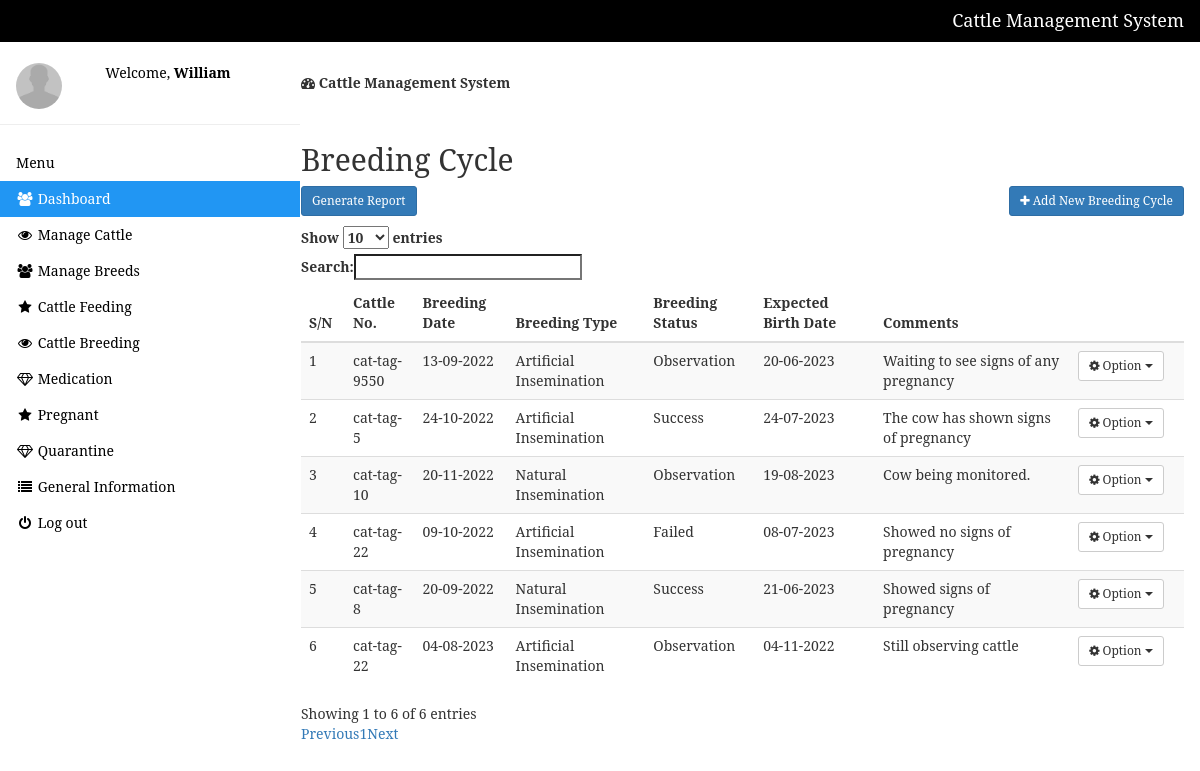
The app's page /breeding.php (signed in) with its own data.
### tables this page shows
CREATE TABLE `breeding` (
  `id` int NOT NULL,
  `cattleno` varchar(50) NOT NULL,
  `type` varchar(50) NOT NULL,
  `expected_date` varchar(10) NOT NULL,
  `breed_date` varchar(50) NOT NULL,
  `breed_status` varchar(50) NOT NULL,
  `comments` text NOT NULL
);

### breeding.php (the view, shortened to what this page needs)
<?php include 'setting/system.php'; ?>
<?php include 'theme/head.php'; ?>
<?php include 'theme/sidebar.php'; ?>
<div class="w3-main" style="margin-left:285px;margin-top:43px;">
  <header class="w3-container" style="padding-top:22px">
    <h5><b><i class="fa fa-dashboard"></i> Cattle Management System</b></h5>
  </header>
 <div class="w3-container" style="padding-top:22px">
 <div class="w3-row">
 	  <h2>Breeding Cycle</h2>
     <a id="pdf" href="breed-pdf.php" class="btn btn-sm btn-primary pull-left"><i class="fa fa-pdf"></i>Generate Report</a>
  <a href="add-breeding.php" class="btn btn-sm btn-primary pull-right"><i class="fa fa-plus"></i> Add New Breeding Cycle</a><br><br>
 <div class="table-responsive">
 	  <table class="table table-hover table-striped" id="table">
 		    <thead>
 			      <tr>
 				        <th>S/N</th>
 			          <th>Cattle No.</th>
 				        <th>Breeding Date</th>
 				        <th>Breeding Type</th>
 				        <th>Breeding Status</th>
 				        <th>Expected Birth Date</th>
                <th>Comments</th>
 				<th></th>
 		      	</tr>
 		    </thead>
 		    <tbody>
 			      <?php
       $all_cattle = $db->query("SELECT * FROM breeding");
       $fetch = $all_cattle->fetchAll(PDO::FETCH_OBJ);
        foreach($fetch as $data){
        ?>
          <tr>
            <td><?php echo $data->id ?></td>
            <td><?php echo $data->cattleno ?></td>
            <td><?php echo $data->breed_date ?></td>
            <td><?php echo $data->type ?></td>
            <td><?php echo $data->breed_status ?></td>
            <td><?php echo $data->expected_date ?></td>
            <td><?php echo wordwrap($data->comments,300,'<br>'); ?></td>
            <td>
               <div class="dropdown">
                  <button class="btn btn-sm btn-default dropdown-toggle" type="button" data-toggle="dropdown"><i class="fa fa-cog"></i> Option
                  <span class="caret"></span></button>
                </div>
            </td>
          </tr>
      <?php
       }
      ?>
 		    </tbody>
 	  </table>
 </div>
 </div>
</div>
</div>

### theme/head.php (style rules this page uses)
body { font-family: 'Serif'; background-color: #FFFFFF; }

### records on screen
breeding: id "1", cattleno "cat-tag-9550", breed_date "13-09-2022", type "Artificial Insemination", breed_status "Observation", expected_date "20-06-2023", comments "Waiting to see signs of any pregnancy"
breeding: id "2", cattleno "cat-tag-5", breed_date "24-10-2022", type "Artificial Insemination", breed_status "Success", expected_date "24-07-2023", comments "The cow has shown signs of pregnancy"
breeding: id "3", cattleno "cat-tag-10", breed_date "20-11-2022", type "Natural Insemination", breed_status "Observation", expected_date "19-08-2023", comments "Cow being monitored."
breeding: id "4", cattleno "cat-tag-22", breed_date "09-10-2022", type "Artificial Insemination", breed_status "Failed", expected_date "08-07-2023", comments "Showed no signs of pregnancy"
breeding: id "5", cattleno "cat-tag-8", breed_date "20-09-2022", type "Natural Insemination", breed_status "Success", expected_date "21-06-2023", comments "Showed signs of pregnancy"
breeding: id "6", cattleno "cat-tag-22", breed_date "04-08-2023", type "Artificial Insemination", breed_status "Observation", expected_date "04-11-2022", comments "Still observing cattle"

### other values on screen
NAME_ "Cattle Management System"
$_SESSION['user'] "William"
